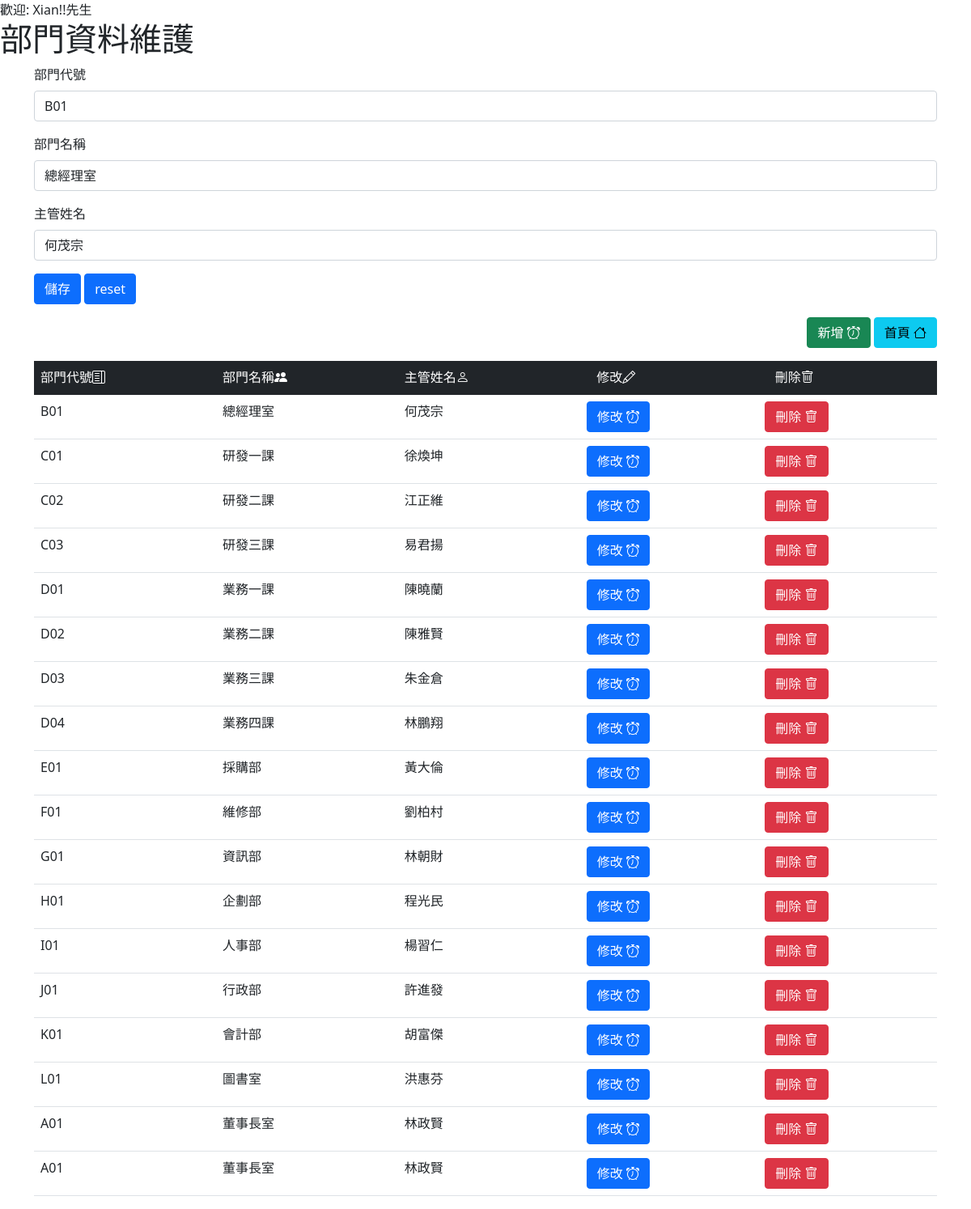
The app's page /dept.php?op=1&deptid=B01 (signed in) with its own data.
### tables this page shows
CREATE TABLE `dept` (
  `DeptName` varchar(9) DEFAULT NULL COMMENT '部門名稱',
  `DeptId` varchar(9) DEFAULT NULL COMMENT '部門代號',
  `ManagerName` varchar(9) DEFAULT NULL COMMENT '主管姓名'
);

### auth.php (called while the page is built, shortened)
<?php
if(isset($_SESSION['uid']))
{
    $gender=$_SESSION['gender'];
    $username=$_SESSION['username'];
}
else
{
  switchto('index.php');
}
?>

### dept.php (the view, shortened to what this page needs)
<?php
include("auth.php");
?>
<!doctype html>
<html lang="en">
  <head>
    <link href="https://cdn.jsdelivr.net/npm/bootstrap@5.1.3/dist/css/bootstrap.min.css" rel="stylesheet">
    <link href="https://cdn.datatables.net/1.10.16/css/jquery.dataTables.min.css" rel="stylesheet" />
    <link rel="stylesheet" href="https://cdn.jsdelivr.net/npm/bootstrap-icons@1.7.0/font/bootstrap-icons.css">
  </head>
  <body>
<?php
  echo "歡迎: $username!!";
  if($gender==1) echo "先生";
  else          echo "小姐";
?>
    <h1>部門資料維護</h1>
    <div class="container">
  <?php
  function display_form($op,$deptid)
  {
      if ($op==3)
      {
        $deptid="";
        $deptname="";
        $managername="";
        $op=4;
      }
      else
      {
              include("connectdb.php");
              $sql = "SELECT deptid,deptname,managername FROM dept where deptid='$deptid'";
              $result =$connect->query($sql);
              if ($row = $result->fetch_assoc()) {
                  $deptid=$row['deptid'];
                  $deptname=$row['deptname'];
                  $managername=$row['managername'];
              }
      }
      echo "<form action=dept.php method=post>";
      echo "<div class='mb-3'>
              <label for='exampleFormControlInput1' class='form-label'>部門代號</label>
              <input type='text' class='form-control' name=deptid id='deptid' placeholder='請輸入部門代號' value=$deptid>
            </div>
            <div class='mb-3'>
              <label for='exampleFormControlInput1' class='form-label'>部門名稱</label>
              <input type='text' class='form-control' name=deptname id='deptname' placeholder='請輸入部門名稱' value=$deptname>
            </div>
            <div class='mb-3'>
              <label for='exampleFormControlInput1' class='form-label'>主管姓名</label>
              <input type='text' class='form-control' name=managername id='managername' placeholder='請輸入主管姓名' value=$managername>
            </div>";
      echo " <div class='col-auto'>
              <button type='submit' class='btn btn-primary mb-3'>儲存</button>
              <button type='reset' class='btn btn-primary mb-3'>reset</button>
            </div>";
      echo "</form>";
  }
    if(isset($_REQUEST['op']))
    {
      $op=$_REQUEST['op'];
      switch ($op)
      {
        case 1:
              $deptid=$_REQUEST['deptid'];
               display_form($op,$deptid);
              break;
      }
    }
  ?>
    <p align=right>
    <a href=dept.php?op=3><button type='button' class='btn btn-success'>新增 <i class='bi bi-alarm'></i></button></a>
    <a href=home.php><button type='button' class='btn btn-info'>首頁 <i class='"bi bi-house'></i></button></a>  </p>
    <table class="table">
  	<thead class="table-dark">
  		<tr>
  			<td>部門代號<i class="bi bi-layout-text-sidebar"></i></i></td>
             <td>部門名稱<i class="bi bi-people-fill"></i></td>
             <td>主管姓名<i class="bi bi-person"></i></td>
             <td>&nbsp&nbsp&nbsp修改<i class="bi bi-pencil"></i></td>
             <td>&nbsp&nbsp&nbsp刪除<i class='bi bi-trash'></i></td>
  		</tr>
  	</thead>
  	<tbody>
    <?php
    include("connectdb.php");
    $sql = "SELECT deptid,deptname,managername FROM dept";
    $result =$connect->query($sql);
    while ($row = $result->fetch_assoc()) {
        $deptid=$row['deptid'];
        $deptname=$row['deptname'];
        $managername=$row['managername'];
        echo "<tr><TD>$deptid<td> $deptname<TD>$managername";
        echo "<TD><a href=dept.php?op=1&deptid=$deptid><button type='button' class='btn btn-primary'>修改 <i class='bi bi-alarm'></i></button></a>";
        echo "<TD><a href=\"javascript:if(confirm('確實要刪除[$deptname]嗎?'))location='dept.php?deptid=$deptid&op=5'\"><button type='button' class='btn btn-danger'>刪除 <i class='bi bi-trash'></i></button>";
    }
    ?>
</tbody>
  </table>
  </div>
  </body>
</html>

### records on screen
dept: deptid "B01", deptname "總經理室", managername "何茂宗", DeptId "B01", DeptName "總經理室", ManagerName "何茂宗"
dept: DeptId "C01", DeptName "研發一課", ManagerName "徐煥坤"
dept: DeptId "C02", DeptName "研發二課", ManagerName "江正維"
dept: DeptId "C03", DeptName "研發三課", ManagerName "易君揚"
dept: DeptId "D01", DeptName "業務一課", ManagerName "陳曉蘭"
dept: DeptId "D02", DeptName "業務二課", ManagerName "陳雅賢"
dept: DeptId "D03", DeptName "業務三課", ManagerName "朱金倉"
dept: DeptId "D04", DeptName "業務四課", ManagerName "林鵬翔"
dept: DeptId "E01", DeptName "採購部", ManagerName "黃大倫"
dept: DeptId "F01", DeptName "維修部", ManagerName "劉柏村"
dept: DeptId "G01", DeptName "資訊部", ManagerName "林朝財"
dept: DeptId "H01", DeptName "企劃部", ManagerName "程光民"
dept: DeptId "I01", DeptName "人事部", ManagerName "楊習仁"
dept: DeptId "J01", DeptName "行政部", ManagerName "許進發"
dept: DeptId "K01", DeptName "會計部", ManagerName "胡富傑"
dept: DeptId "L01", DeptName "圖書室", ManagerName "洪惠芬"
dept: DeptId "A01", DeptName "董事長室", ManagerName "林政賢"
dept: DeptId "A01", DeptName "董事長室", ManagerName "林政賢"

### other values on screen
$username "Xian"
